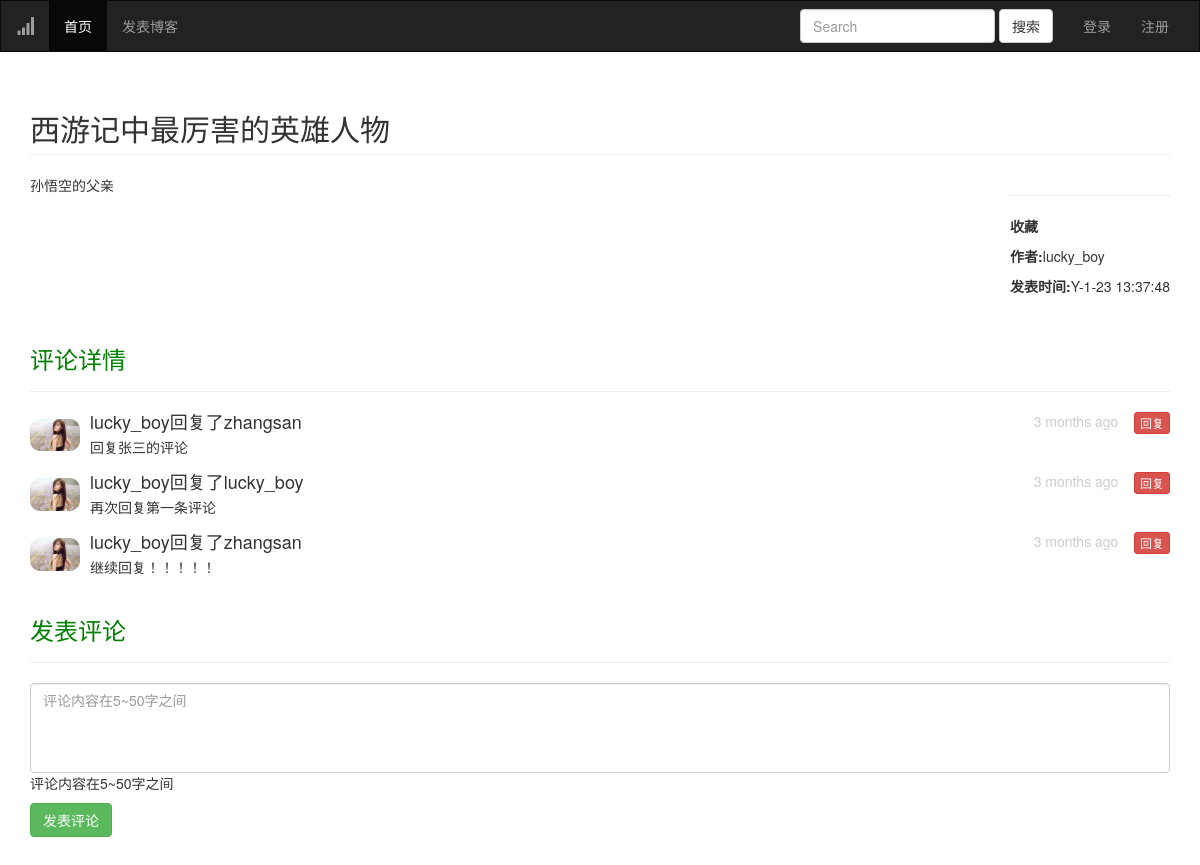
/posts_detail/1/, run on the app's committed database.
### app/models/posts.py (models this page shows)
class Posts(DB,db.Model):
    id = db.Column(db.Integer,primary_key=True)
    title = db.Column(db.String(15),index=True)
    article = db.Column(db.Text)
    pid = db.Column(db.Integer,default=0)
    path = db.Column(db.String(255),default='0,')
    visit = db.Column(db.Integer,default=0)# 访问量
    timestamp = db.Column(db.DateTime,default=datetime.utcnow)
    state = db.Column(db.Boolean,default=True) # 是否所有人可见
    uid = db.Column(db.Integer,db.ForeignKey('user.id')) # 添加外键 可以通过博客获取发表的用户  也可以通过用户 查看发表了哪些博客

### app/models/user.py (models this page shows, shortened)
class User(UserMixin,DB,db.Model):
    id = db.Column(db.Integer,primary_key=True)
    username = db.Column(db.String(12),index=True)
    password_hash = db.Column(db.String(120))
    age = db.Column(db.Integer,default=18)
    sex = db.Column(db.Boolean,default=True)
    email = db.Column(db.String(50),index=True)
    icon = db.Column(db.String(70),default='default.jpg')
    confirm = db.Column(db.Boolean,default=False) # 账户是否激活 默认没激活
    """
    posts 是当前user模型的关联属性 可以通过当前用户对象获取 发表了哪些博客
    参数
    Posts 建立关联的模型
    backref 给关联的模型添加的字段属性 user
    lazy 加载时机  返回查询集 可以再次进行二次过滤 User.query+过滤器 如果不给lazy属性 则返回结果的列表 而不是查询集
    """
    posts = db.relationship('Posts',backref='user',lazy='dynamic')
    favorites = db.relationship('Posts',secondary='collections',backref=db.backref('users',lazy='dynamic'),lazy='dynamic')
    @property
    def password(self):
        raise AttributeError('该属性不可读')

### app/views/posts.py (the view)
@posts.route('/posts_detail/<int:pid>/')
def posts_detail(pid):
    form = SendPosts()
    p = Posts.query.get(pid)
    comment = Posts.query.filter(Posts.path.contains(str(pid))).order_by(Posts.path.concat(Posts.id))
    return render_template('posts/posts_detail.html',p=p,form=form,comment=comment)

### app/forms/posts.py
class SendPosts(FlaskForm):
    title = StringField('标题',validators=[DataRequired(message='标题不能为空'),Length(min=6,max=12,message='标题长度在6~12位之间')])
    article = TextAreaField('博客内容',validators=[DataRequired('博客内容不能为空'),Length(min=6,max=500,message='博客内容在6~500字之间')])

### app/__init__.py (called while the page is built)
def add_filter(app):
    @app.template_filter()
    def showEllipsis(str,length=5):
        if len(str)>length:
            str = str[0:5]+'...'
        return str
    @app.template_filter()
    def replace_red(str,con):
        if str:
            str = str.replace(con,'<span style="color:red;">'+con+'</span>')
        return str
    @app.template_filter()
    def replayName(rid):
        return Posts.query.get(int(rid)).user.username

### app/templates/posts/posts_detail.html (shortened to what this page needs)
{% extends 'common/base.html' %}
{% block page_content %}
    <h2 class="page-header">{{ p.title }}</h2>
    {{ p.article|safe }}
    <span style="float: right;">
        <hr>
        <p><span style="font-weight: bold;font-size: 14px;cursor: pointer" onclick="favorite({{ p.id }})"
                 id="f{{ p.id }}">{% if current_user.is_authenticated %}{% if current_user.is_favorite(p.id) %}取消收藏
        {% else %}收藏{% endif %}{% else %}收藏{% endif %}</span></p>
        <p><span style="font-weight: bold;font-size: 14px;">作者:</span>{{ p.user.username }}</p>
        <p><span style="font-weight: bold;font-size: 14px;">发表时间:</span>{{ moment(p.timestamp).format('Y-M-D H:m:s') }}</p>
    </span>
    <div class="page-header" style="color: green;"><h3>评论详情</h3></div>
    {% for com in comment %}
        <div class="media" style="margin-bottom: 5px;">
            <div class="media-left media-middle">
                <a href="#">
                    <img class="media-object" src="{{ url_for('static',filename='upload/'+com.user.icon) }}" alt="..."
                         width="50" style="border-radius: 10px;">
                </a>
            </div>
            <div class="media-body">
                <h4 class="media-heading">
                    {% if p.id == com.pid %}
                        {{ com.user.username }}
                    {% else %}
                        {{ com.user.username }}回复了{{ com.pid|replayName }}
                    {% endif %}
                    <span style="float: right;color: #ccc;font-size:14px;">{{ moment(com.timestamp).fromNow() }} &nbsp;&nbsp;&nbsp;<button type="button" class="btn btn-danger btn-xs" onclick="show({{ com.id }})">回复</button></span></h4>
                {{ com.article }}
            </div>
        </div>
    {% endfor %}
    <div class="page-header" style="color: green;"><h3>发表评论</h3></div>
    <form action="{{ url_for('posts.comment') }}" method="post">
        {{ form.article(class="form-control",placeholder="评论内容在5~50字之间",maxlength=50,minlength=5,style="resize:none;height:90px;") }}
        <p>评论内容在5~50字之间</p>
        <button type="submit" class="btn btn-success" style="margin-bottom: 100px;">发表评论</button>
    </form>
{% endblock %}

### data on the page
Posts: title "西游记中最厉害的英雄人物", article "孙悟空的父亲", timestamp "Y-1-23 13:37:48"
User: user.username "lucky_boy"
Posts: icon (placeholder picture), user.username "lucky_boy", pid|replayName "zhangsan", timestamp "3 months ago", article "回复张三的评论"
Posts: icon (placeholder picture), user.username "lucky_boy", pid|replayName "lucky_boy", timestamp "3 months ago", article "再次回复第一条评论"
Posts: icon (placeholder picture), user.username "lucky_boy", pid|replayName "zhangsan", timestamp "3 months ago", article "继续回复！！！！！"
